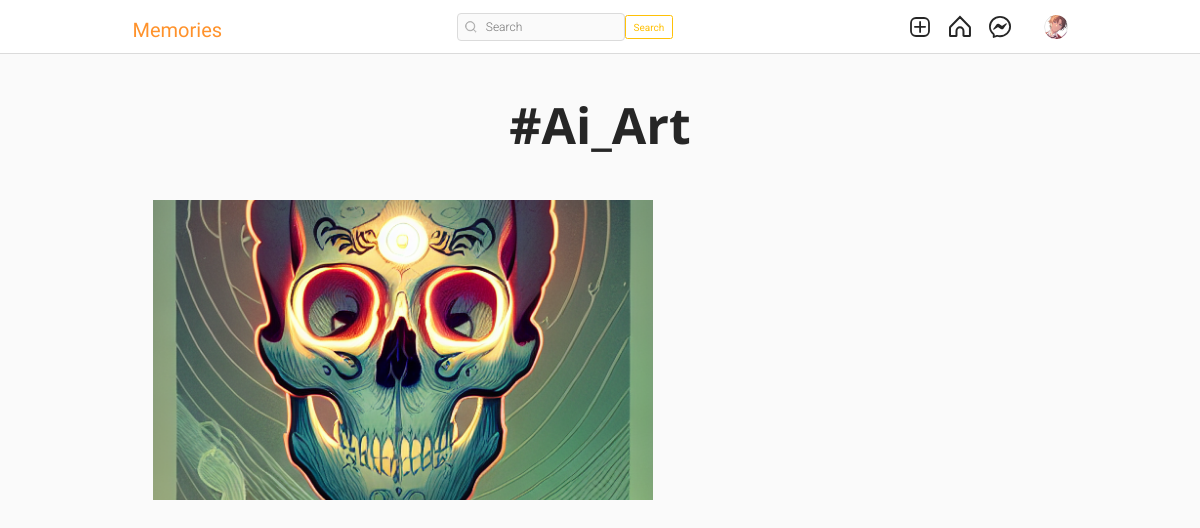
The page /tag/ea9b4dd0-67be-11ed-9557-106fd9a54b53 (signed in) on the database its author committed.
### authy/models.py (models this page shows, shortened)
class Profile(models.Model):
    user = models.OneToOneField(User, related_name='profile', on_delete=models.CASCADE)
    image = models.ImageField(upload_to="profile_pciture", null=True, default="default.jpg")
    first_name = models.CharField(max_length=200, null=True, blank=True)
    last_name = models.CharField(max_length=200, null=True, blank=True)
    bio = models.CharField(max_length=200, null=True, blank=True)
    location = models.CharField(max_length=200, null=True, blank=True)
    url = models.URLField(max_length=200, null=True, blank=True)
    favourite = models.ManyToManyField(Post, blank=True)

### post/models.py (models this page shows, shortened)
class Tag(models.Model):
    title = models.CharField(max_length=75, verbose_name='Tag')
    slug = models.SlugField(null=False, unique=True, default=uuid.uuid1)
    class Meta:
        verbose_name = 'Tag'
        verbose_name_plural = 'Tags'

class Post(models.Model):
    id = models.UUIDField(primary_key=True, default=uuid.uuid4, editable=False)
    picture = models.ImageField(upload_to=user_directory_path, verbose_name="Picture")
    caption = models.CharField(max_length=10000, verbose_name="Caption")
    posted = models.DateField(auto_now_add=True)
    tags = models.ManyToManyField(Tag, related_name="tags")
    user = models.ForeignKey(User, on_delete=models.CASCADE)
    likes = models.IntegerField(default=0)
    def get_absolute_url(self):
        return reverse("post-details", args=[str(self.id)])

### post/views.py (the view)
# urls.py: path("tag/<slug:tag_slug>", Tags, name="tags"),
@login_required
def Tags(request, tag_slug):
    tag = get_object_or_404(Tag, slug=tag_slug)
    posts = Post.objects.filter(tags=tag).order_by("-posted")
    context = {"posts": posts, "tag": tag}
    return render(request, "tag.html", context)

### templates/tag.html (shortened to what this page needs)
{% extends 'base.html' %}
{% load static %}
{% load crispy_forms_tags %}
{% block load_lib %}
    <link rel="stylesheet" href="{% static 'assets3/css/reset.css' %}">
    <link rel="stylesheet" href="{% static 'assets3/css/styles.css' %}">
    <link rel="stylesheet"
          href="https://use.fontawesome.com/releases/v5.2.0/css/all.css">
{% endblock load_lib %}
{% block content %}
    <header>
        <div>
            <h1 style="font-size: 50px;
                       margin-top: 100px;
                       text-align:center;
                       font-weight: bold;
                       margin-bottom: 50px">
                #{{ tag.title|title }}
            </h1>
        </div>
    </header>
    <main>
        <div class="container">
            <div class="gallery">
                {% for post in posts %}
                    <a href="{{ post.get_absolute_url }}">
                        <div class="gallery-item" tabindex="0">
                            <img src="{{ post.picture.url }}"
                                 class="gallery-image"
                                 alt=""
                                 style="width: 500px;
                                        height: 300px;
                                        object-fit: cover">
                        </div>
                    </a>
                {% endfor %}
            </div>
        </div>
    </main>
{% endblock content %}

### templates/base.html (shortened to what this page needs)
{% load static %}
<!DOCTYPE html>
<html lang="en">
    <head>
        <link rel="stylesheet"
              href="https://cdn.jsdelivr.net/npm/bootstrap-icons@1.8.1/font/bootstrap-icons.css">
        <link href="https://cdn.jsdelivr.net/npm/bootstrap@5.1.3/dist/css/bootstrap.min.css"
              rel="stylesheet"
>
        <link rel="stylesheet"
              type="text/css"
              href="{% static 'assets1/style.css' %}">
        {% block load_lib %}
        {% endblock load_lib %}
    </head>
    <body>
        <header class="header" style="z-index: 3;">
            <nav class="header__content">
                <div class="header__buttons">
                    <a href="{% url 'index' %}"
                       class="header__home"
                       style="text-decoration: none">
                        <span class="logo">Memories</span></a>
                </div>
                <form action="{% url 'search-users' %}" method="get">
                    <div class="header__search">
                        <input type="text" placeholder="Search" name="q" value="{{ request.GET.q }}">
                        <button class="btn btn-outline-warning" type="submit">Search</button>
                    </div>
                </form>
                <div class="header__buttons header__buttons--desktop">
                    <a href="{% url 'newpost' %}">
                    </a>
                    <a href="{% url 'index' %}">
                    </a>
                    <a href="{% url 'message' %}">
                    </a>
                    <a href="">
                        <button class="profile-button">
                            <a href="{% url 'profile' request.user %}">
                                <div class="profile-button__picture">
                                    <img src="{{ request.user.profile.image.url }}" alt="User Picture">
                                </div>
                            </a>
                        </button>
                    </a>
                </div>
            </nav>
        </header>
        {% block content %}
        {% endblock content %}
</body>
</html>

### static/assets1/style.css (style rules this page uses)
*, *::after, *::before { box-sizing: border-box; margin: 0; padding: 0; }
*, button, input, select, textarea { font-family: 'Roboto', sans-serif; }
:root { --primary: hsl(0, 0%, 100%); --secondary: hsl(0, 0%, 98%); --border: hsl(0, 0%, 86%); --story-border: hsl(0, 0%, 78%); --img-border: hsla(0, 0%, 0%, 0.1); --text-dark: hsl(0, 0%, 15%); --text-light: hsl(0, 0%, 60%); --like: hsl(355, 82%, 61%); --link: hsl(204, 100%, 48%); --header-height: 44px; --nav-height: 44px; }
body { min-height: 100vh; display: flex; flex-direction: column; overflow-y: auto; }
svg { display: block; }
img { max-width: 100%; }
.header { width: 100%; height: var(--header-height); background-color: var(--primary); display: flex; justify-content: center; position: fixed; top: 0; left: 0; }
.header::after { content: ''; position: absolute; bottom: 0; width: 100%; height: 1px; background-color: var(--border); }
.header__content { width: 100%; max-width: 975px; padding: 0 14px; display: flex; justify-content: space-between; align-items: center; }
.header__home { margin-top: 5px; }
.header__search { width: 216px; height: 28px; display: none; align-items: center; position: relative; }
.header__search svg { width: 12px; height: 12px; position: absolute; left: 8px; }
.header__search input { width: 100%; height: 100%; background-color: var(--secondary); padding: 4px 10px 4px 28px; border: 1px solid var(--border); border-radius: 4px; outline: none; font-size: 12px; font-weight: 300; text-decoration: none; color: var(--text-light); text-overflow: ellipsis; overflow: hidden; white-space: nowrap; }
.header__buttons { display: flex; align-items: center; gap: 16px; }
.profile-button { background-color: transparent; border: none; outline: none; cursor: pointer; position: relative; }
.profile-button__picture { width: 24px; height: 24px; border-radius: 50%; overflow: hidden; position: relative; }
.profile-button__picture::after { content: ''; position: absolute; top: 0; bottom: 0; left: 0; right: 0; border: 1px solid var(--img-border); border-radius: 50%; }
@media (min-width: 768px) { :root { --header-height: 54px; --nav-height: 0px; } }
@media (min-width: 768px) { .header__content { padding: 0 20px; } }
@media (min-width: 768px) { .header__search { display: flex; } }

### static/assets3/css/styles.css (style rules this page uses)
:root { font-size: 10px; }
*, *::before, *::after { box-sizing: border-box; }
body { font-family: "Open Sans", Arial, sans-serif; min-height: 100vh; background-color: #fafafa; color: #262626; padding-bottom: 3rem; }
img { display: block; }
.container { max-width: 93.5rem; margin: 0 auto; padding: 0 2rem; }
.gallery { display: flex; flex-wrap: wrap; margin: -1rem -1rem; padding-bottom: 3rem; }
.gallery-item { position: relative; flex: 1 0 22rem; margin: 1rem; color: #fff; cursor: pointer; }
.gallery-image { width: 100%; height: 100%; object-fit: cover; }

### templates/base.html (style rules this page uses)
.logo { font-family: 'Kaushan Script', cursive; font-size:2rem; color:#ff922b; }

### rows shown on the page
Tag: title "Ai_Art"
Post: picture (picture)
